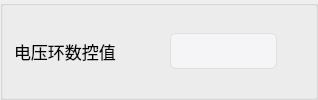
        <widget class="QGroupBox" name="groupBox_16">
         <property name="title">
          <string/>
         </property>
         <layout class="QHBoxLayout" name="horizontalLayout_25" stretch="7,5,1">
          <item>
           <widget class="QLabel" name="label_49">
            <property name="minimumSize">
             <size>
              <width>119</width>
              <height>31</height>
             </size>
            </property>
            <property name="font">
             <font>
              <pointsize>13</pointsize>
             </font>
            </property>
            <property name="text">
             <string>电压环数控值</string>
            </property>
            <property name="alignment">
             <set>Qt::AlignLeading|Qt::AlignLeft|Qt::AlignVCenter</set>
            </property>
           </widget>
          </item>
          <item>
           <widget class="QLineEdit" name="l13">
            <property name="enabled">
             <bool>false</bool>
            </property>
            <property name="minimumSize">
             <size>
              <width>0</width>
              <height>31</height>
             </size>
            </property>
            <property name="styleSheet">
             <string notr="true">QLineEdit {
    /* 苹果风格的数据展示LineEdit */
    border: 1px solid #D0D0D0;                  /* 浅灰色边框，模仿macOS的细边框 */
    border-radius: 6px;                         /* 圆角，符合macOS设计 */
    padding: 8px 12px;                         /* 内边距，提供舒适的阅读空间 */
    background-color: #FFFFFF;                 /* 白色背景 */
    color: #333333;                            /* 深灰色文字，提高可读性 */
    font-family: &quot;SF Pro Text&quot;, &quot;Helvetica Neue&quot;, &quot;Lucida Grande&quot;, sans-serif; /* macOS系统字体栈 */
    font-size: 14px;                           /* 默认字体大小 */
    selection-background-color: #007AFF;       /* 选中文本高亮色 (macOS蓝色) */
    selection-color: #FFFFFF;                  /* 选中文本颜色 (白色) */

    /* 只读状态下的特殊样式 */
    /* 注意：Qt中通常使用 setReadOnly(true) 来实现只读，但QSS可以定义其外观 */
}

/* 当LineEdit获得焦点时 (对于数据展示框，如果不需要焦点效果，可以省略或弱化) */
QLineEdit:focus {
    border: 1px solid #007AFF;                 /* 获得焦点时边框变为蓝色 */
    /* 如果作为纯展示框，也可以移除焦点边框变化 */
    /* border: 1px solid #D0D0D0; */
}

/* 禁用状态下的样式 (如果用于展示不可变数据) */
QLineEdit:disabled {
    background-color: #F5F5F7;                 /* macOS禁用元素背景色 */
    color: #333333;                            /* 禁用文字颜色 */
    border: 1px solid #E0E0E0;                 /* 禁用边框颜色 */
}</string>
            </property>
            <property name="readOnly">
             <bool>true</bool>
            </property>
           </widget>
          </item>
          <item>
           <widget class="QLabel" name="label_50">
            <property name="minimumSize">
             <size>
              <width>0</width>
              <height>31</height>
             </size>
            </property>
            <property name="font">
             <font>
              <pointsize>13</pointsize>
             </font>
            </property>
            <property name="text">
             <string/>
            </property>
            <property name="alignment">
             <set>Qt::AlignCenter</set>
            </property>
           </widget>
          </item>
         </layout>
        </widget>
